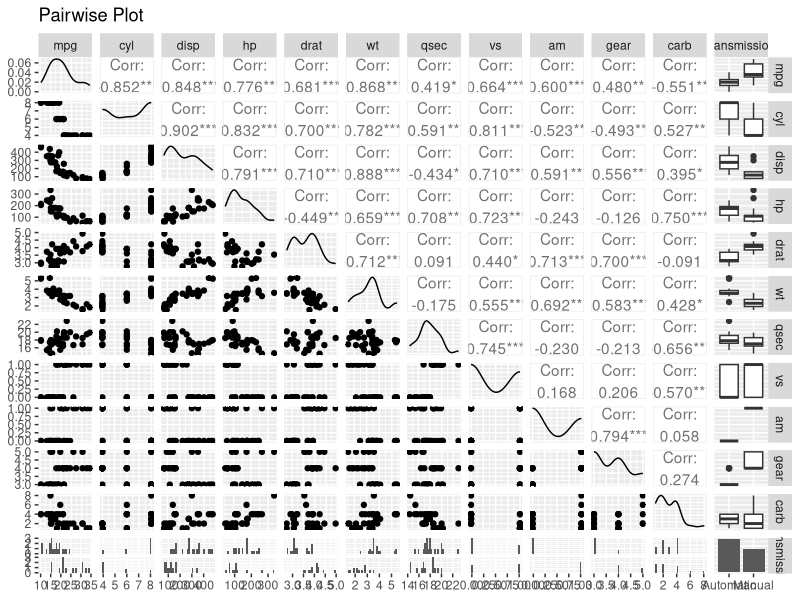
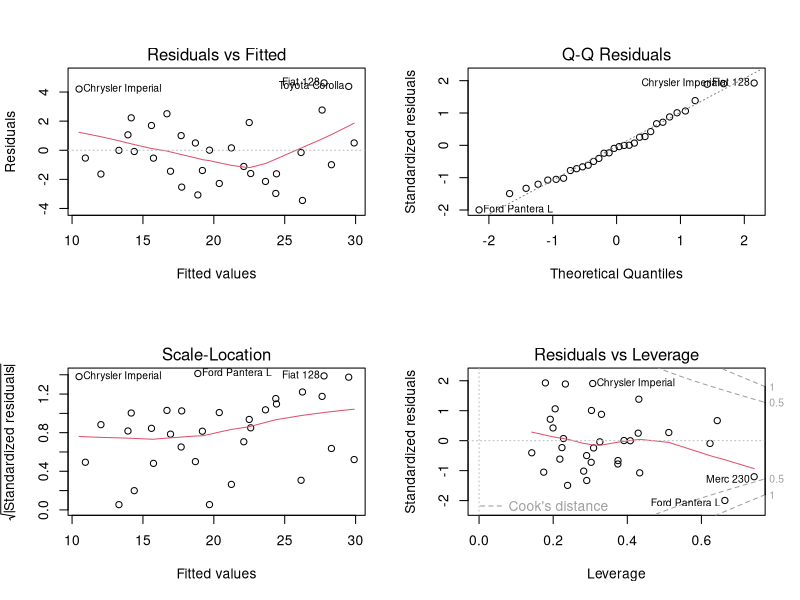
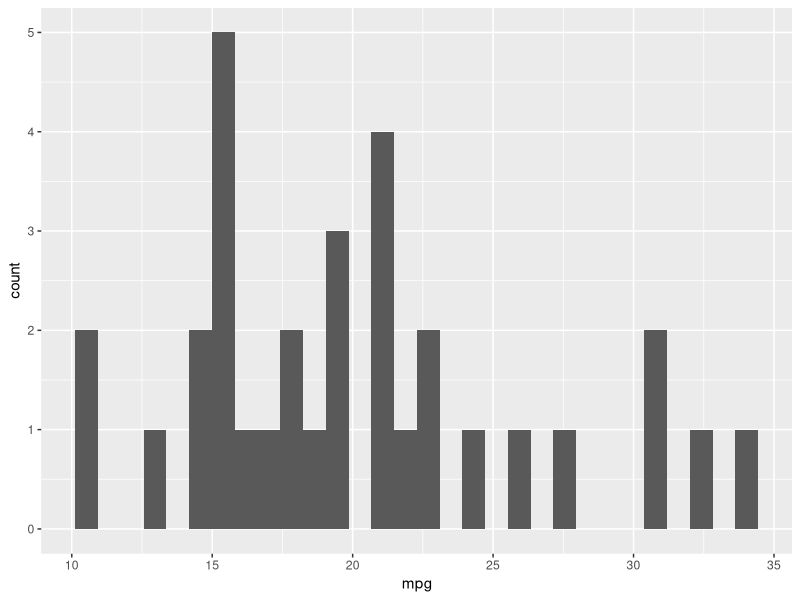

Generate these figures, in order, with R:
## ---- chunk 1
#load the datat 
library(datasets)
library(GGally)
library(ggplot2)
data(mtcars)

# Convert 'am' to a factor with labels 'Automatic' and 'Manual'
mtcars$transmission <- factor(mtcars$am, levels = c(0, 1), labels = c("Automatic", "Manual"))

## Exploratory data analyses Plots 
ggpairs(mtcars, title = "Pairwise Plot")

## ---- chunk 2
# Fit the linear model
model1 <- lm(mpg ~ transmission, data = mtcars)
summary(model1)
head(coef(summary(model1)))

## ---- chunk 3
# mpg with all variables 
model2<- lm(data = mtcars, mpg~.)
summary(model2)
#Quantifying the MPG Difference
head(coef(summary(model2)))

## ---- chunk 4
Best = step(model2, direction = "both")
## ---- chunk 5
#Residual Plots and Diagnostics
par(mfrow=c(2,2))
plot(model2)
## ---- chunk 6
# mpg data have a normal distribution 
ggplot(data = mtcars, aes(x =  mpg)) + 
    geom_histogram() 
